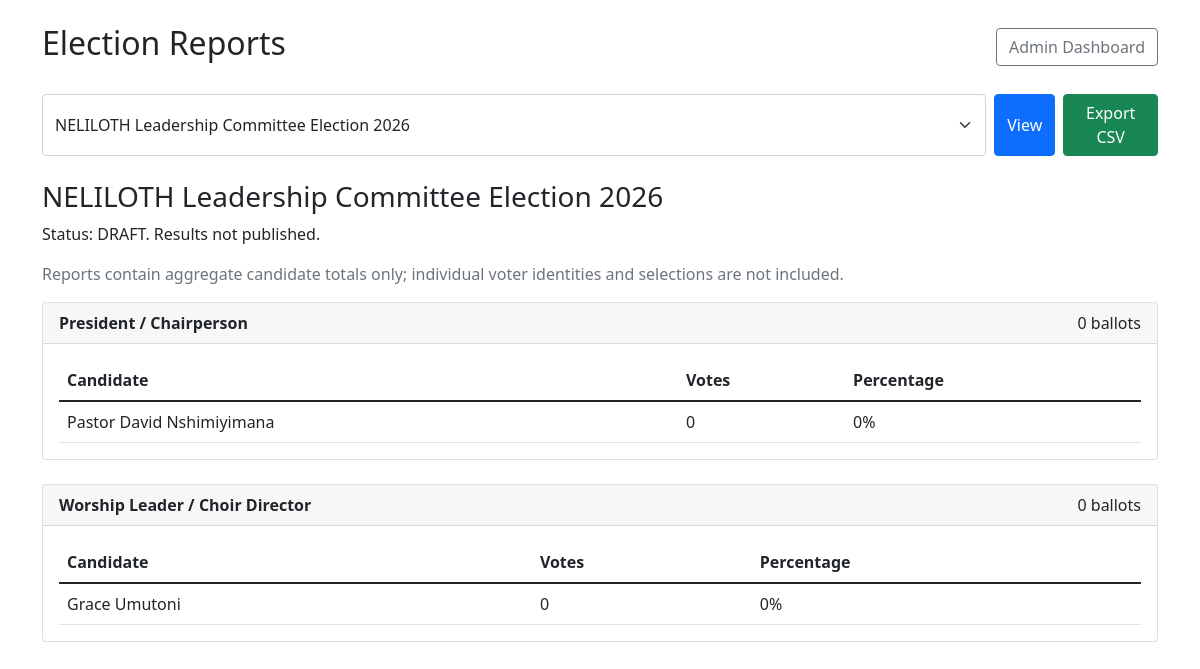
/admin/reports.php (signed in), run on the app's committed database.
### tables this page shows
CREATE TABLE IF NOT EXISTS elections (
    id INT PRIMARY KEY AUTO_INCREMENT,
    title VARCHAR(255) NOT NULL,
    description TEXT,
    start_time DATETIME NOT NULL,
    end_time DATETIME NOT NULL,
    status ENUM('draft','upcoming','open','paused','closed','cancelled') DEFAULT 'draft',
    results_published BOOLEAN NOT NULL DEFAULT FALSE,
    published_at DATETIME NULL,
    created_at TIMESTAMP DEFAULT CURRENT_TIMESTAMP
);

CREATE TABLE candidates (
    id INT PRIMARY KEY AUTO_INCREMENT,
    name VARCHAR(100) NOT NULL,
    bio TEXT,
    position_id INT NOT NULL,
    created_at TIMESTAMP DEFAULT CURRENT_TIMESTAMP,
    FOREIGN KEY (position_id) REFERENCES positions(id) ON DELETE CASCADE
);

### config/functions.php (called while the page is built, shortened)
<?php
require_once __DIR__ . "/database.php";
function getElectionStatus($election_id) {
    global $pdo;
    $stmt = $pdo->prepare("SELECT status, start_time, end_time FROM elections WHERE id = ?");
    $stmt->execute([(int)$election_id]);
    $election = $stmt->fetch();
    $status = $election["status"];
    return $status;
}
?>

### admin/reports.php (the view, shortened to what this page needs)
<?php
require_once "../config/functions.php";
$elections = $pdo->query("SELECT id, title FROM elections ORDER BY created_at DESC")->fetchAll();
$election_id = filter_var($_GET["election_id"] ?? null, FILTER_VALIDATE_INT);
if (!$election_id && $elections) {
    $election_id = (int)$elections[0]["id"];
}
$election_stmt = $pdo->prepare("SELECT id, title, status, results_published FROM elections WHERE id = ?");
$election_stmt->execute([(int)$election_id]);
$election = $election_stmt->fetch();
if ($election) {
    $election["status"] = getElectionStatus((int)$election["id"]);
}
$report = [];
if ($election) {
    $position_stmt = $pdo->prepare("SELECT id, title FROM positions WHERE election_id = ? ORDER BY id");
    $position_stmt->execute([(int)$election["id"]]);
    foreach ($position_stmt->fetchAll() as $position) {
        $candidate_stmt = $pdo->prepare("
            SELECT c.id, c.name, COUNT(b.id) AS votes
            FROM candidates c
            LEFT JOIN ballots b ON b.candidate_id = c.id
                AND b.election_id = ? AND b.position_id = c.position_id
            WHERE c.position_id = ?
            GROUP BY c.id, c.name
            ORDER BY votes DESC, c.name ASC
        ");
        $candidate_stmt->execute([(int)$election["id"], (int)$position["id"]]);
        $total_stmt = $pdo->prepare("SELECT COUNT(*) FROM ballots WHERE election_id = ? AND position_id = ?");
        $total_stmt->execute([(int)$election["id"], (int)$position["id"]]);
        $report[] = [
            "title" => $position["title"],
            "total" => (int)$total_stmt->fetchColumn(),
            "candidates" => $candidate_stmt->fetchAll()
        ];
    }
}
?>
<!DOCTYPE html>
<html lang="en">
<head>
    <link href="https://cdn.jsdelivr.net/npm/bootstrap@5.1.3/dist/css/bootstrap.min.css" rel="stylesheet">
</head>
<body>
<main class="container py-4">
    <div class="d-flex justify-content-between align-items-center mb-4">
        <h2>Election Reports</h2>
        <a href="dashboard.php" class="btn btn-outline-secondary">Admin Dashboard</a>
    </div>
    <?php if (!$election): ?>
        <div class="alert alert-info">No elections are available.</div>
    <?php else: ?>
        <form method="GET" class="d-flex gap-2 mb-4">
            <select name="election_id" class="form-select" aria-label="Select election">
                <?php foreach ($elections as $item): ?>
                    <option value="<?php echo (int)$item["id"]; ?>" <?php echo (int)$item["id"] === (int)$election_id ? "selected" : ""; ?>>
                        <?php echo htmlspecialchars($item["title"]); ?>
                    </option>
                <?php endforeach; ?>
            </select>
            <button type="submit" class="btn btn-primary">View</button>
            <button type="submit" name="export" value="1" class="btn btn-success">Export CSV</button>
        </form>
        <h3><?php echo htmlspecialchars($election["title"]); ?></h3>
        <p>Status: <?php echo htmlspecialchars(strtoupper($election["status"])); ?>.
            Results <?php echo !empty($election["results_published"]) ? "published" : "not published"; ?>.</p>
        <p class="text-muted">Reports contain aggregate candidate totals only; individual voter identities and selections are not included.</p>
        <?php foreach ($report as $position): ?>
            <section class="card mb-4">
                <div class="card-header d-flex justify-content-between">
                    <strong><?php echo htmlspecialchars($position["title"]); ?></strong>
                    <span><?php echo $position["total"]; ?> ballots</span>
                </div>
                <div class="card-body">
                    <div class="table-responsive">
                        <table class="table mb-0">
                            <thead><tr><th>Candidate</th><th>Votes</th><th>Percentage</th></tr></thead>
                            <tbody>
                            <?php foreach ($position["candidates"] as $candidate): ?>
                                <?php
                                $votes = (int)$candidate["votes"];
                                $percentage = $position["total"] > 0 ? round($votes * 100 / $position["total"], 1) : 0;
                                ?>
                                <tr>
                                    <td><?php echo htmlspecialchars($candidate["name"]); ?></td>
                                    <td><?php echo $votes; ?></td>
                                    <td><?php echo $percentage; ?>%</td>
                                </tr>
                            <?php endforeach; ?>
                            </tbody>
                        </table>
                    </div>
                </div>
            </section>
        <?php endforeach; ?>
    <?php endif; ?>
</main>
</body>
</html>

### data on the page
elections: title "NELILOTH Leadership Committee Election 2026", status "DRAFT"
candidates: name "Pastor David Nshimiyimana", votes "0", percentage "0"
candidates: name "Grace Umutoni", votes "0", percentage "0"

### other printed values
$position["title"] "President / Chairperson"
$position["total"] "0"
$position["title"] "Worship Leader / Choir Director"
form field election_id "NELILOTH Leadership Committee Election 2026"
